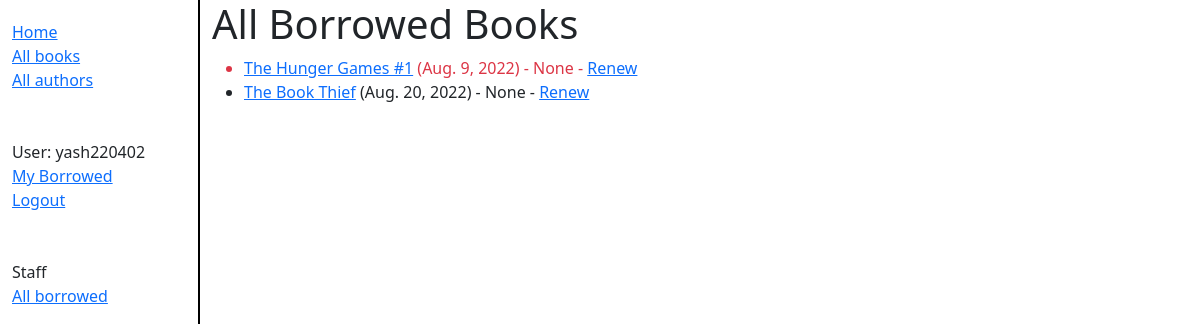
Before: /catalog/borrowed/ (signed in) with the older database file.
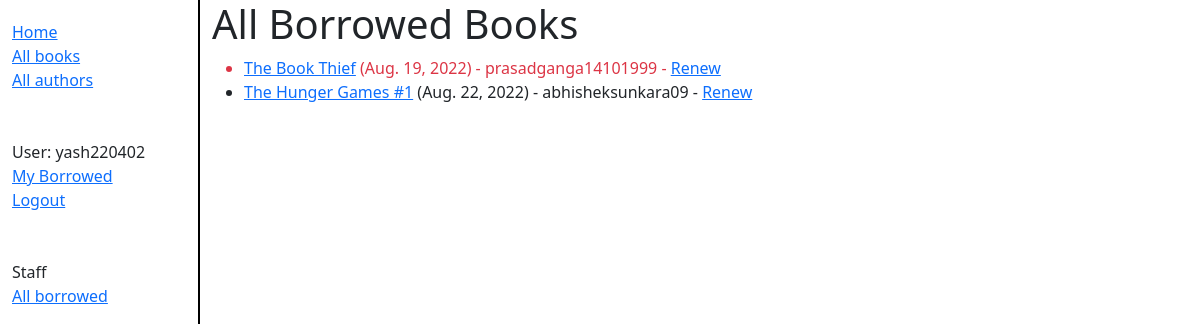
After: the same page with the newer database file.
### catalog/models.py (models this page shows, shortened)
class BookInstance(models.Model):
    id = models.UUIDField(primary_key=True, default=uuid.uuid4,
    help_text="Unique ID for this particular book across whole library")
    book = models.ForeignKey('Book', on_delete=models.RESTRICT, null=True)
    imprint = models.CharField(max_length=200)
    due_back = models.DateField(null=True, blank=True)
    borrower = models.ForeignKey(User, on_delete=models.SET_NULL, null=True, blank=True)
    LOAN_STATUS = (
        ('m', "Maintenance"),
        ('o', "On loan"),
        ('a', "Available"),
        ('r', "Reserved"),
    )
    status = models.CharField(
        max_length=1,
        choices=LOAN_STATUS,
        blank=True,
        default='m',
        help_text='Book availability',
    )
    class Meta:
        ordering = ['due_back']
        permissions = (("can_mark_returned", "Set book as returned"),)
    @property
    def is_overdue(self):
        return bool(self.due_back and date.today() > self.due_back)

class Book(models.Model):
    title = models.CharField(max_length=200)
    author = models.ForeignKey("Author", on_delete=models.SET_NULL, null=True)
    summary = models.TextField(max_length=1000, help_text="Enter a brief description of the book")
    isbn = models.CharField("ISBN", max_length=13, unique=True, help_text='13 Character <a href="https://www.isbn-international.org/content/what-isbn">ISBN number</a>')
    genre = models.ManyToManyField(Genre, help_text="Select a genre for this book")
    language = models.ForeignKey("Language", on_delete=models.SET_NULL, null=True)

### catalog/views.py (the view)
# urls.py: path('borrowed/', views.LoanedBooksAllListView.as_view(), name='all-borrowed'),
class LoanedBooksAllListView(PermissionRequiredMixin, generic.ListView):
    model = BookInstance
    permission_required = 'catalog.can_mark_returned'
    template_name = "catalog/bookinstance_list_borrowed_all.html"
    paginated_by = 2
    def get_queryset(self):
        return BookInstance.objects.filter(status__exact='o').order_by('due_back')

### catalog/templates/catalog/bookinstance_list_borrowed_all.html
{% extends "base_generic.html" %}
{% block content %}
    <h1>All Borrowed Books</h1>
    {% if bookinstance_list %}
    <ul>
      {% for bookinst in bookinstance_list %}
      <li class="{% if bookinst.is_overdue %}text-danger{% endif %}">
        <a href="{% url 'book-detail' bookinst.book.pk %}">{{bookinst.book.title}}</a>
        ({{ bookinst.due_back }})
        {% if user.is_staff %}
          - {{ bookinst.borrower }}
        {% endif %}
        {% if perms.catalog.can_mark_returned %}
          - <a href="{% url 'renew-book-librarian' bookinst.id %}">Renew</a>
        {% endif %}
      </li>
      {% endfor %}
    </ul>
    {% else %}
      <p>There are no books borrowed.</p>
    {% endif %}
{% endblock %}

### catalog/templates/base_generic.html (shortened to what this page needs)
<!DOCTYPE html>
<html lang="en">
<head>
    <link href="https://cdn.jsdelivr.net/npm/bootstrap@5.1.3/dist/css/bootstrap.min.css" rel="stylesheet">
    {% load static %}
    <link rel="stylesheet" href="{% static 'css/styles.css' %}">
</head>
<body>
    <div class="container-fluid">
        <div class="row">
            <div class="col-sm-2 sidebar-border">
            {% block sidebar %}
                <ul class="sidebar-nav">
                    <li><a href="{% url 'index' %}">Home</a></li>
                    <li><a href="{% url 'books' %}">All books</a></li>
                    <li><a href="{% url 'authors' %}">All authors</a></li>
                    <br>
                    <br>
                    {% if user.is_authenticated %}
                        <li>User: {{ user.get_username }}</li>
                        <li><a href="{% url 'my-borrowed' %}">My Borrowed</a></li>
                        <li><a href="{% url 'logout' %}?next={{request.path}}">Logout</a></li>
                    {% else %}
                        <li><a href="{% url 'login' %}?next={{request.path}}">Login</a></li>
                    {% endif %}
                    <br>
                    <br>
                    <li>Staff</li>
                    {% if perms.catalog.can_mark_returned %}
                        <li><a href="{% url 'all-borrowed' %}">All borrowed</a></li>
                    {% endif %}
                </ul>
            {% endblock %}
            </div>
            <div class="col-sm-10">{% block content %}{% endblock %}
            </div>
        </div>
    </div>
</body>
</html>

### catalog/static/css/styles.css (style rules this page uses)
.sidebar-nav { margin-top: 20px; padding: 0; list-style: none; }
.sidebar-border { border-right: 2px solid black; }

Changed rows visible on the page:
changed BookInstance "The Book Thief": due_back "Aug. 20, 2022" → "Aug. 19, 2022"; borrower "None" → "prasadganga14101999"; moves up the list
changed BookInstance "The Hunger Games #1": due_back "Aug. 9, 2022" → "Aug. 22, 2022"; borrower "None" → "abhisheksunkara09"
